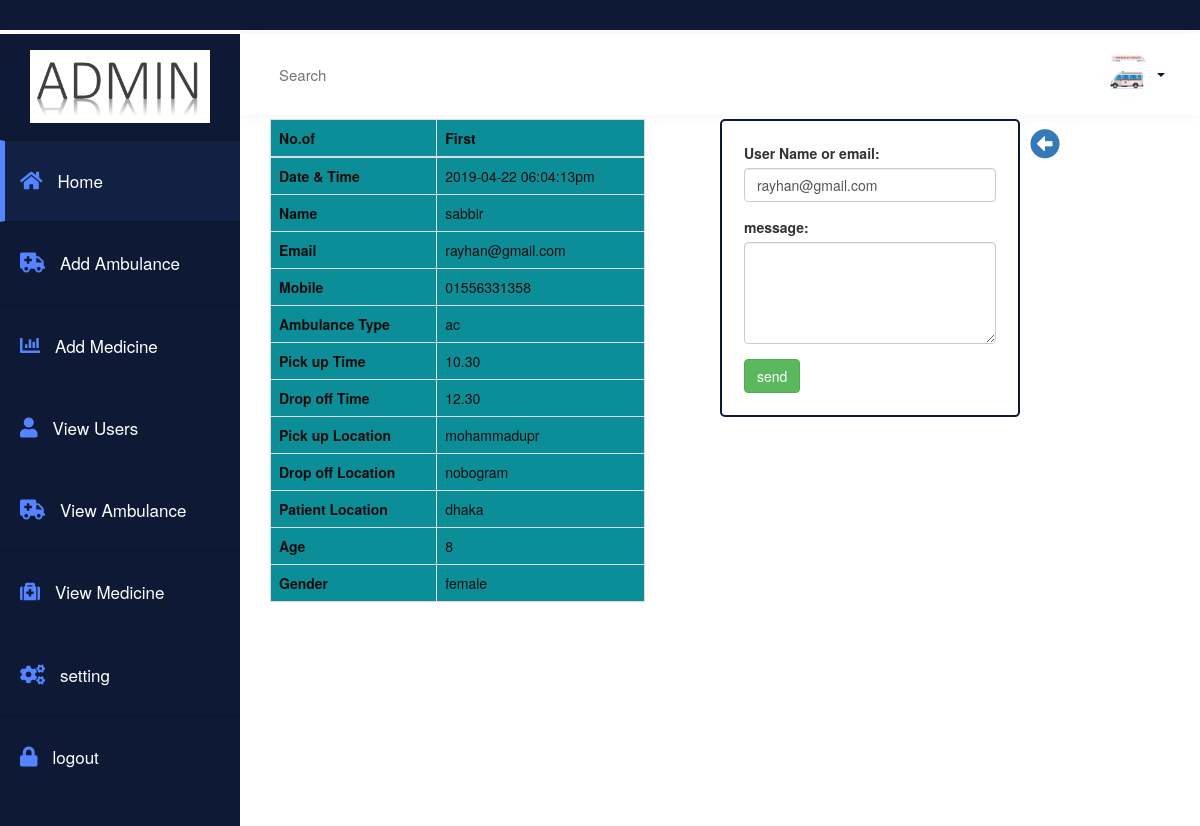
/admin/message_details.php?id=23 (signed in), run on the app's committed database.
### tables this page shows
CREATE TABLE IF NOT EXISTS `book_ambulance` (
`book_id` int(11) NOT NULL,
  `ambulance_type` varchar(50) NOT NULL,
  `pickup` varchar(50) NOT NULL,
  `dropoff` varchar(50) NOT NULL,
  `pickup_time` varchar(50) NOT NULL,
  `dropoff_time` varchar(50) NOT NULL,
  `name` varchar(50) NOT NULL,
  `mobile` varchar(50) NOT NULL,
  `email` varchar(50) NOT NULL,
  `patient_location` varchar(50) NOT NULL,
  `emergency_type` varchar(50) NOT NULL,
  `age` int(50) NOT NULL,
  `gender` varchar(50) NOT NULL,
  `time` varchar(50) NOT NULL
);

### admin/message_details.php (the view, shortened to what this page needs)
<?php
include 'a_header.php';
include 'a_menu.php';
?>
<div class="container  col-md-12">
    <a href="view_notification.php"><i style="font-size: 30px;margin: 10px;" class="fas fa-arrow-alt-circle-left"></i></a>
    <div class="col-md-5">
        <div class="row">
        <?php
        $id=$_GET['id'];
        $select= mysql_query("SELECT * FROM book_ambulance WHERE book_id='$id'");
        $fetch=  mysql_fetch_array($select);
    ?>
            <table class="tab_color table-hover table table-bordered">
              <thead>
                <tr>
                  <th>No.of</th>
                  <th>First</th>
                </tr>
              </thead>
              <tbody>
                  <tr>
                  <th >Date & Time</th>
                  <td><?php echo $fetch['time'];?></td>
                </tr>
                <tr>
                  <th >Name</th>
                  <td><?php echo $fetch['name']; ?></td>
                </tr>
                <tr>
                  <th >Email</th>
                  <td><?php echo $fetch['email'];?></td>
                </tr>
                <tr>
                  <th >Mobile</th>
                  <td><?php echo $fetch['mobile'];?></td>
                </tr>
                <tr>
                  <th >Ambulance Type</th>
                  <td><?php echo $fetch['ambulance_type'];?></td>
                </tr>
                <tr>
                  <th >Pick up Time</th>
                  <td><?php echo $fetch['pickup_time'];?></td>
                </tr>
                <tr>
                  <th >Drop off Time</th>
                  <td><?php echo $fetch['dropoff_time'];?></td>
                </tr>
                <tr>
                  <th >Pick up Location</th>
                  <td><?php echo $fetch['pickup'];?></td>
                </tr>
                <tr>
                  <th >Drop off Location</th>
                  <td><?php echo $fetch['dropoff'];?></td>
                </tr>
                <tr>
                  <th >Patient Location</th>
                  <td><?php echo $fetch['patient_location'];?></td>
                </tr>
                <tr>
                  <th >Age</th>
                  <td><?php echo $fetch['age'];?></td>
                </tr>
                <tr>
                  <th >Gender</th>
                  <td><?php echo $fetch['gender'];?></td>
                </tr>
              </tbody>
            </table>
        </div>
    </div>
    <div class="col-md-1"></div>
    <div class="col-md-4 massage_area_ambulance">
        <form action=""  method="POST" enctype="multipart/form-data">
            <div class="form-group">
              <label >User Name or email:</label>
              <input type="text" class="form-control" name="email" value="<?php echo $fetch['email'];?>">
            </div>
            <div class="form-group">
              <label >message:</label>
              <textarea class="form-control" name="mesg" rows="5" id="comment"></textarea>
            </div>
            <button type="submit" name="submit" class="btn btn-success">send</button>
        </form>
    </div>
</div>
<?php include 'a_footer.php'?>

### admin/adstyle.css (style rules this page uses)
.massage_area_ambulance { border: 2px solid #0E1A35; border-radius: 5px; padding: 22px; }
.tab_color { background: #0c8e98; color: #150d0d; }
.form-control { padding: 0px 12px; }
a:focus,a:hover,a { outline:none; text-decoration: none; }

### data on the page
book_ambulance: time "2019-04-22 06:04:13pm", name "sabbir", email "rayhan@gmail.com", mobile "01556331358", ambulance_type "ac", pickup_time "10.30", dropoff_time "12.30", pickup "mohammadupr", dropoff "nobogram", patient_location "dhaka", age "8", gender "female"
